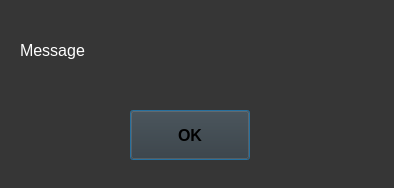
<?xml version="1.0" encoding="UTF-8"?>
<ui version="4.0">
 <class>Dialog</class>
 <widget class="QDialog" name="Dialog">
  <property name="geometry">
   <rect>
    <x>0</x>
    <y>0</y>
    <width>394</width>
    <height>188</height>
   </rect>
  </property>
  <property name="windowTitle">
   <string>Dialog</string>
  </property>
  <property name="styleSheet">
   <string notr="true">background-color: rgb(54, 54, 54);</string>
  </property>
  <widget class="QPushButton" name="btnOK">
   <property name="geometry">
    <rect>
     <x>130</x>
     <y>110</y>
     <width>120</width>
     <height>50</height>
    </rect>
   </property>
   <property name="font">
    <font>
     <family>Arial</family>
     <pointsize>12</pointsize>
     <weight>75</weight>
     <bold>true</bold>
    </font>
   </property>
   <property name="layoutDirection">
    <enum>Qt::LeftToRight</enum>
   </property>
   <property name="styleSheet">
    <string notr="true">QPushButton {
	background-color: qlineargradient(spread:reflect, x1:0, y1:0, x2:1, y2:0, stop:0 				rgba(0, 235, 235, 255), stop:1 rgba(85, 255, 255, 255));
	color: rgb(0, 0, 0);
	border-radius : 25px;
}

QPushButton:hover{
	background-color: qlineargradient(spread:reflect, x1:0, y1:0, x2:1, y2:0, stop:0.38806 rgba(255, 15, 172, 255), stop:0.995025 rgba(255, 43, 198, 255));
};</string>
   </property>
   <property name="text">
    <string>OK</string>
   </property>
  </widget>
  <widget class="QLabel" name="lbMessage">
   <property name="geometry">
    <rect>
     <x>20</x>
     <y>10</y>
     <width>351</width>
     <height>81</height>
    </rect>
   </property>
   <property name="font">
    <font>
     <family>Arial</family>
     <pointsize>12</pointsize>
    </font>
   </property>
   <property name="styleSheet">
    <string notr="true">color: rgb(255, 255, 255);</string>
   </property>
   <property name="text">
    <string>Message</string>
   </property>
   <property name="wordWrap">
    <bool>true</bool>
   </property>
  </widget>
 </widget>
 <resources/>
 <connections/>
</ui>
